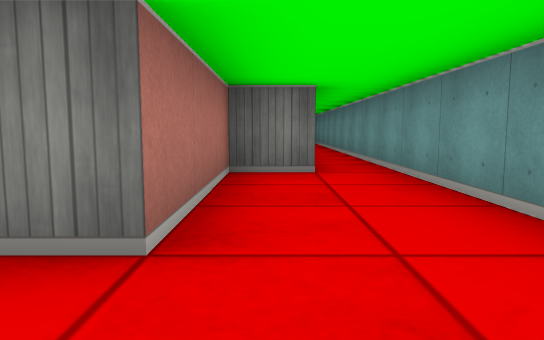
[1] (above)

16 first-person views from a walk through a cub3D level. The camera is about half as high as the walls, tilts 6° down and sees 70° across. The floor is counted in squares. Each view is taken from the middle of a square. On the plan, view 1 faces up. The plan holds only what a view shows up to about 9 squares ahead; the rest is blank. The place goes on beyond the plan.

[2]
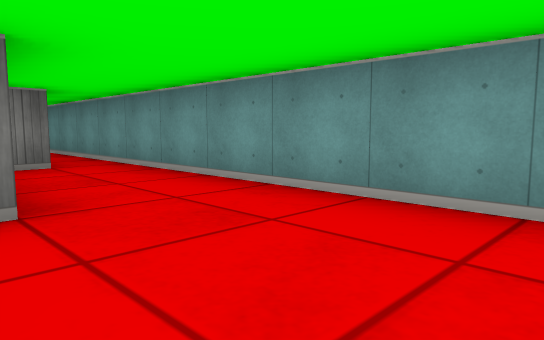

[3]
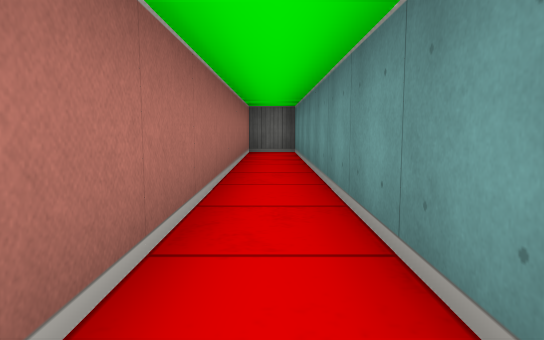

[4]
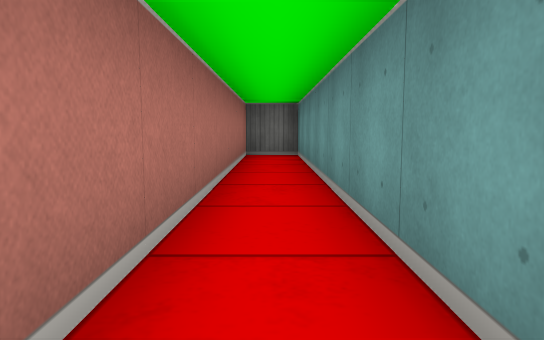

[5]
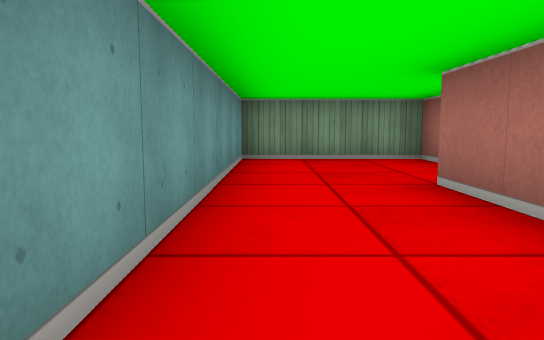

[6]
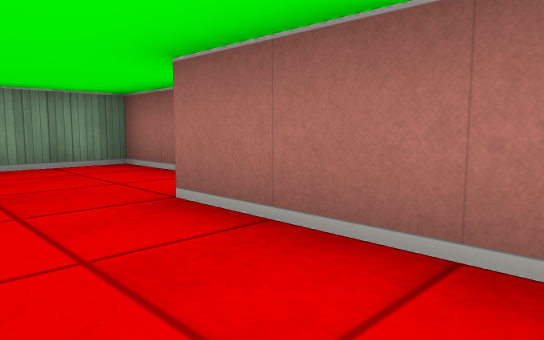

[7]
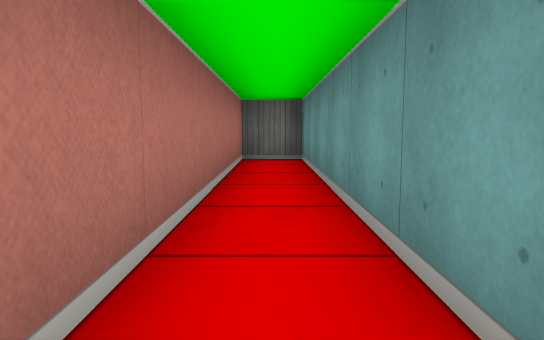

[8]
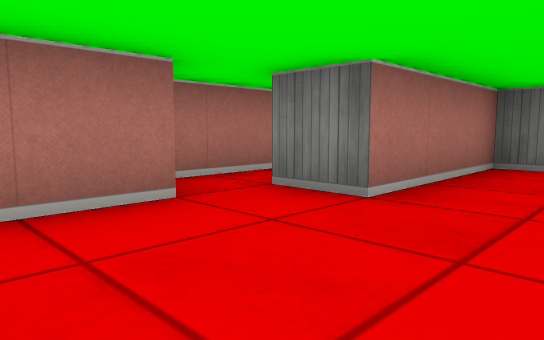

[9]
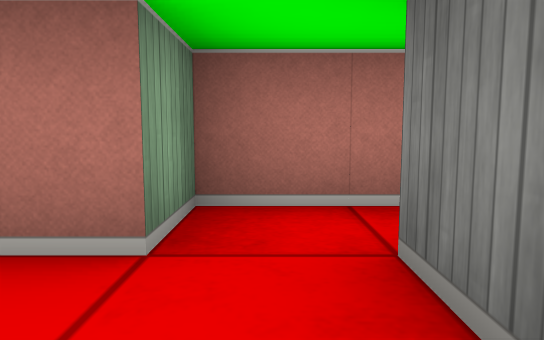

[10]
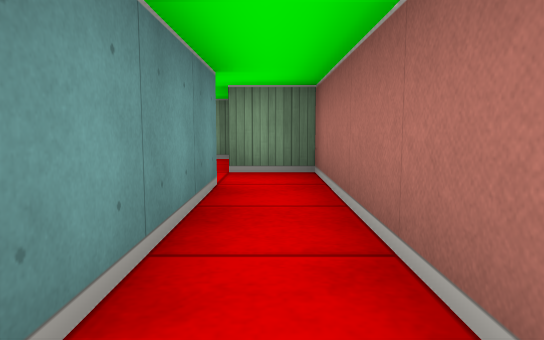

[11]
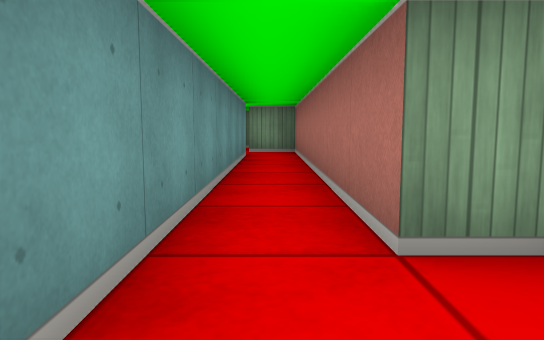

[12]
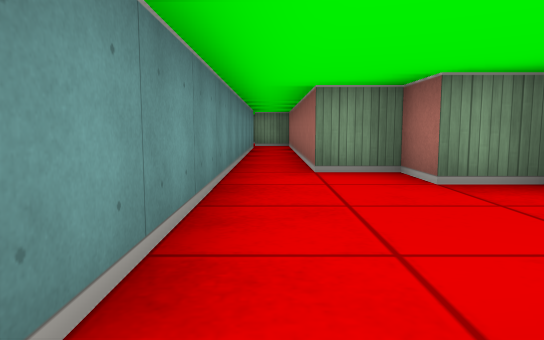

[13]
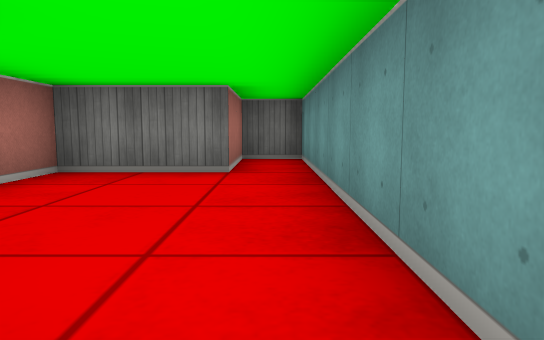

[14]
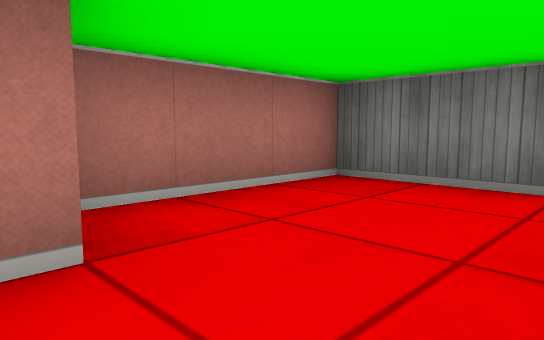

[15]
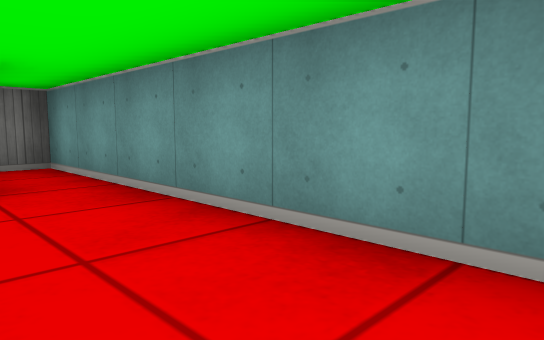

[16]
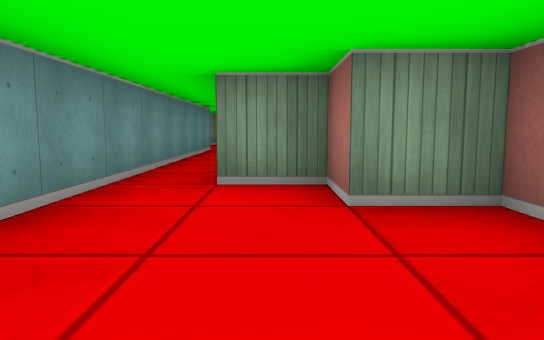

### Floor plan
Points are (right, up) in squares from view 1. A wall is a line through its corners. A room is listed if a view was taken in it or the views show most of it. See-through windows are left out.
Room 1 (views 1, 2, 3, 4, 5, 6, 7, 8, 9)
walls: (0.6, 4.5) (-0.5, 4.5) (-0.5, 1.5) (-1.5, 1.5); (-1.5, 0.5) (-1.5, -1.5) (1.5, -1.5) (1.5, 13.5) (0.5, 13.5) (0.5, 5.6)
ways out: opening at (-2, 1) to room 2
Room 2 (views 10, 13)
walls: (-1.5, 1.5) (-1.5, 7.5); (-2.5, 7.5) (-2.5, 0.5) (-1.5, 0.5)
ways out: opening at (-2, 1) to room 1; opening at (-2, 8) to room 3
Room 3 (views 11, 12, 14, 15, 16)
walls: (-1.5, 7.5) (-1.5, 13.5) (-2.5, 13.5) (-2.5, 11.5) (-4.5, 11.5) (-4.5, 8.5) (-3.5, 8.5) (-3.5, 7.5) (-2.5, 7.5)
ways out: opening at (-2, 8) to room 2

Positions as (right, up) in squares from view 1, and headings:
1: (0, 0), facing up
2: (-1, -1), facing up-right
3: (1, 5), facing up
4: (1, 6), facing up
5: (1, 5), facing down
6: (1, 4), facing down-left
7: (1, 7), facing up
8: (1, -1), facing up-left
9: (0, 1), facing left
10: (-2, 5), facing down
11: (-2, 9), facing down
12: (-2, 12), facing down
13: (-2, 7), facing up
14: (-2, 8), facing up-left
15: (-3, 8), facing up-right
16: (-3, 11), facing down
